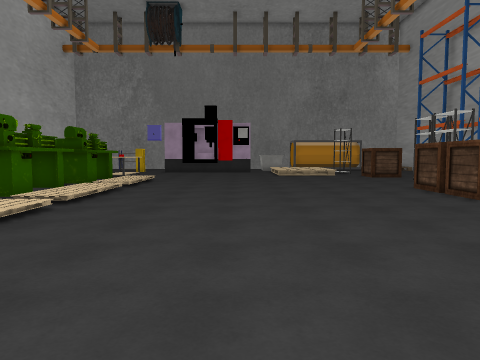
View 1 (above)

24 first-person views from a walk through a 3-D level made in the Unity game engine. The camera is 1.4 m above the floor, tilts 4° down and sees 70° across. The floor is counted in squares, 1 m on a side. Each view is taken from the middle of a square. On the plan, view 1 faces up. The plan holds only what a view shows up to about 15 squares ahead; the rest is blank. The place goes on beyond the plan. The player character is not drawn. Some animated figures are not drawn. Some surface patterns are stand-ins.

View 2
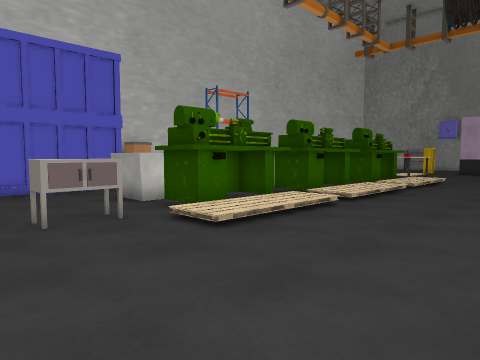

View 3
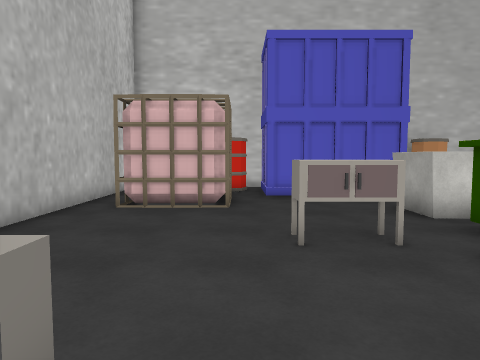

View 4
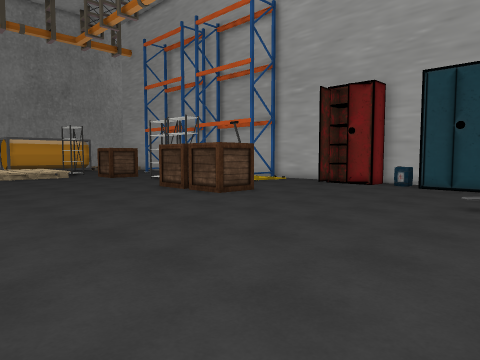

View 5
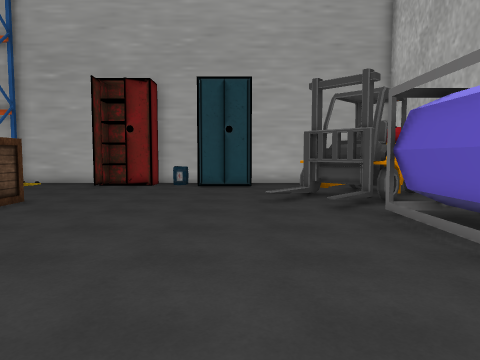

View 6
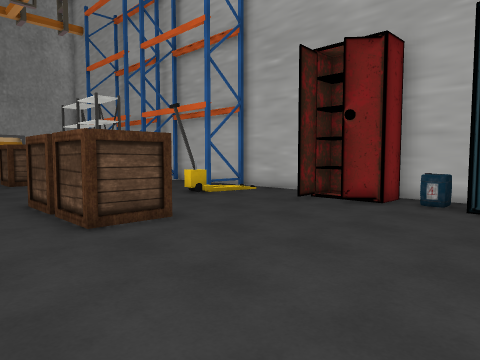

View 7
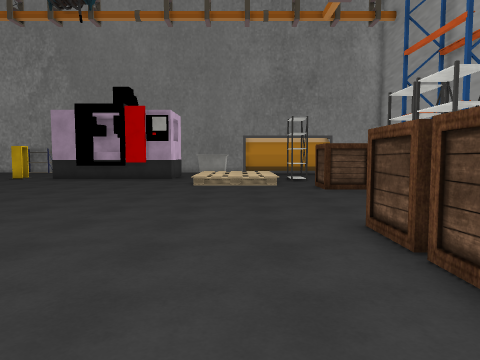

View 8
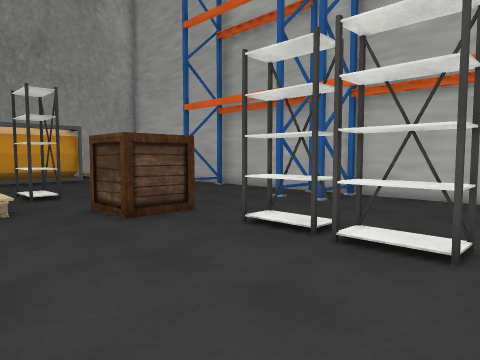

View 9
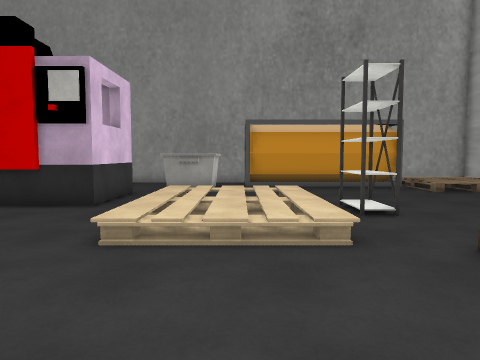

View 10
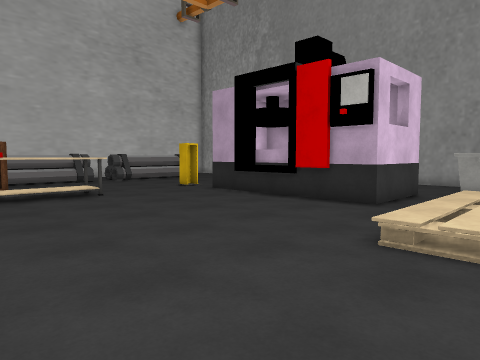

View 11
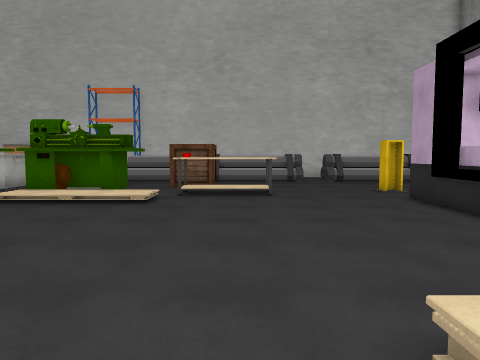

View 12
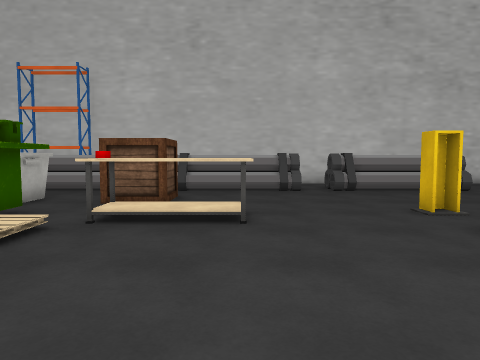

View 13
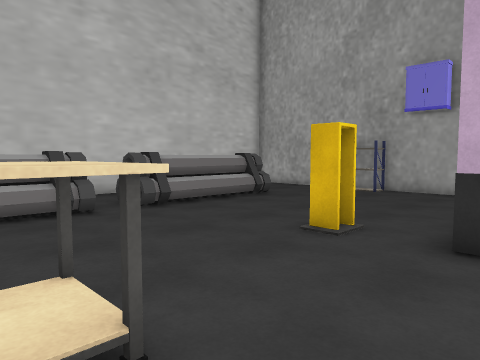

View 14
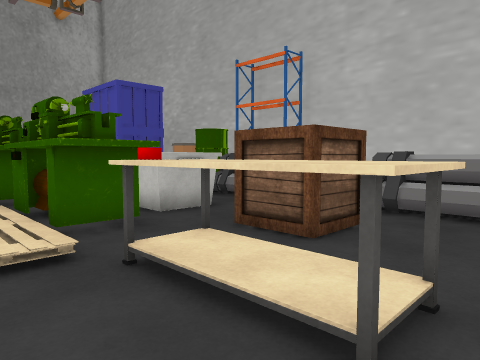

View 15
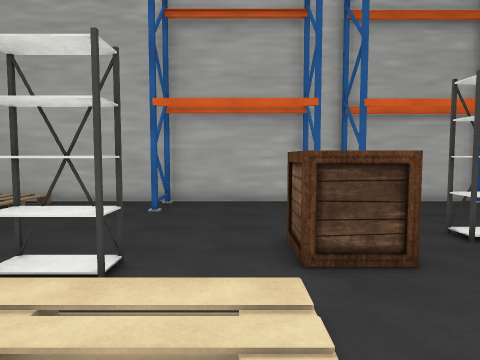

View 16
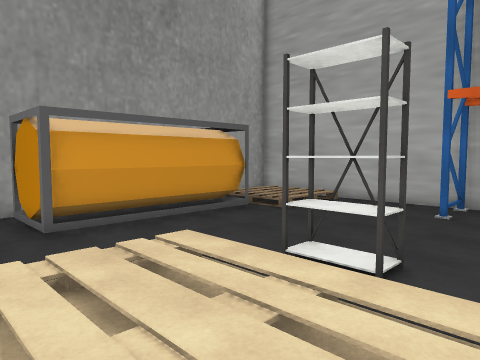

View 17
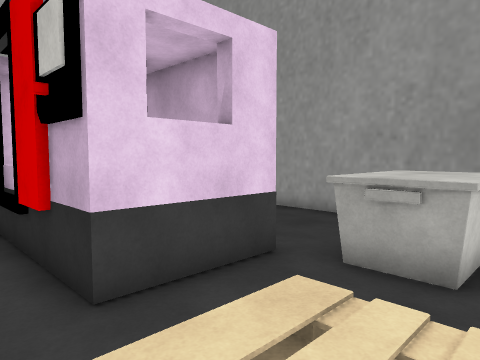

View 18
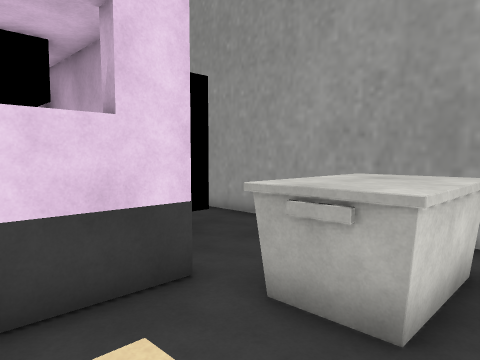

View 19
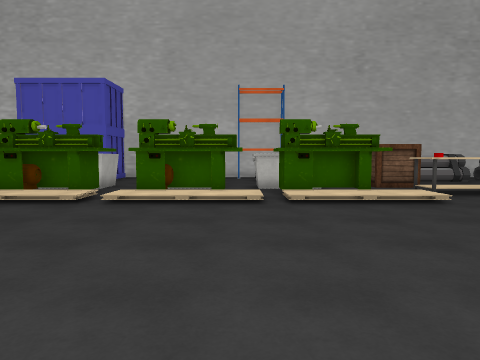

View 20
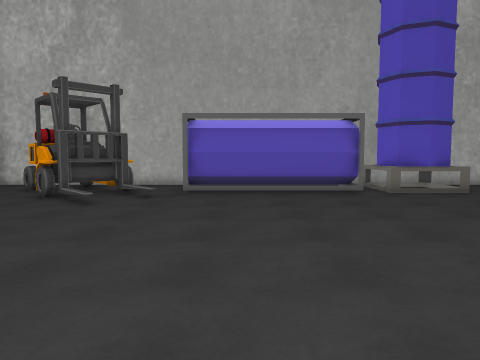

View 21
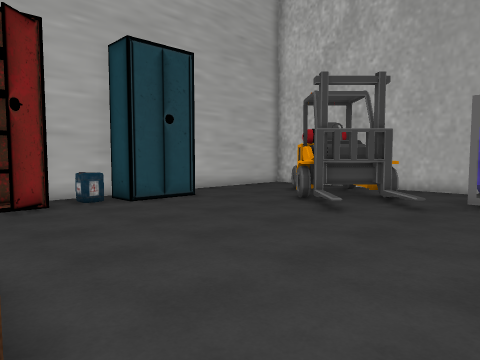

View 22
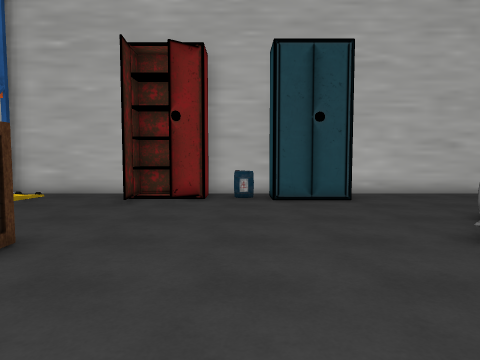

View 23
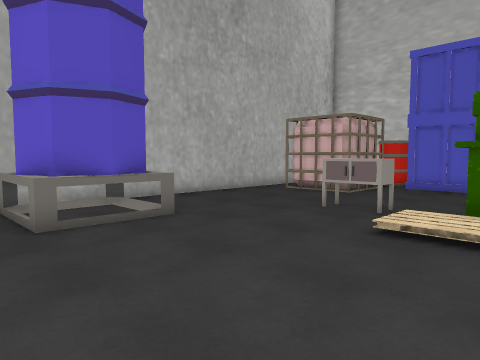

View 24
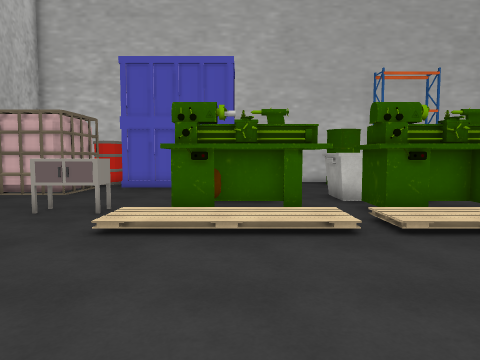

### Floor plan
Key: @ floor where view 1 was taken; # wall or solid block; x gap in a wall; . main floor; : floor 0.5 m higher than the main floor; / step, stairs or slope; = window, fence, low wall or low ledge; ^ raised ledge; O other object.
Columns run from 18 left of view 1 to 17 right of it. Each row starts with its distance up from view 1.
 37       #####  ###########
 36      OOO...   ......  .OO
 35     .......    .....OOOO      O    #
 34     ... ...     O...OOOOOOOOOOO//  #
 33     O.. ....     ...OOOO.....O.// /#
 32 #   O....... OOOOOOOOOO.......... .#
 31 #   O.......O OOOOOO....  ......  .#
 30 #   O.......OOOOOOOO.    /......  .#
 29 #.  O....OO.OOOOOOOO.  / /O........#
 28 #..OO................    /OO....#.##
 27 #  ..................  / /OO.......#
 26 #   O................    /.........#
 25 #   O................:   /.........#
 24 #   O.....OO...............OO......#
 23 #   O.....OO...............O ......#
 22 #   O..OO.OO...............OO....###
 21 #   O O O.O#.....................###
 20 #       O...//..............OO.....#
 19 #     ....#^//..............OO.....#
 18     O..OO.#^//..............OO.....#
 17  OO O.. O.##//..............OO.....#
 16     O.  O.##//..............OO.....#
 15     O   O.##..............O   .OOx #
 14  OO     ..OO//............O   ..//.#
 13         O.OO//............O  ......#
 12         O.OO//............OO.......#
 11         O.OO//............OO......O#
 10  O     OO.OO//..................OOO
  9  OO    ...OO//...................OO
  8  O      O.OO//...................OO#
  7     #    .OO//...................OO#
  6     #.. O.OO//...................O##
  5     #..OO.OO//...................##
  4     #............................#
  3    ##.....OO.......................#
  2  O##O.....OO.................O.....#
  1   OOO.O.....................OOO....#
  0   OO  #O......=##^@OOOOOOO.OOOO....#
 -1       #O...... ###.       ..OOOOO..#
 -2       #O...... # #        ....O    #
 -3     ..........=# ^        ....
 -4   ################        ####

Positions as (right, up) in squares from view 1, and headings:
1: (0, 0), facing up
2: (0, 0), facing up-left
3: (-2, 1), facing left
4: (-1, 1), facing up-right
5: (-1, 4), facing right
6: (5, 4), facing up-right
7: (5, 8), facing up
8: (5, 15), facing up-right
9: (5, 19), facing up
10: (5, 19), facing up-left
11: (5, 23), facing left
12: (0, 24), facing left
13: (-5, 23), facing up-left
14: (-5, 25), facing down-left
15: (3, 25), facing right
16: (3, 25), facing up-right
17: (5, 27), facing up-left
18: (5, 29), facing up-left
19: (5, 14), facing left
20: (5, 13), facing down
21: (5, 11), facing down-right
22: (4, 7), facing right
23: (1, 7), facing down-left
24: (1, 7), facing left
